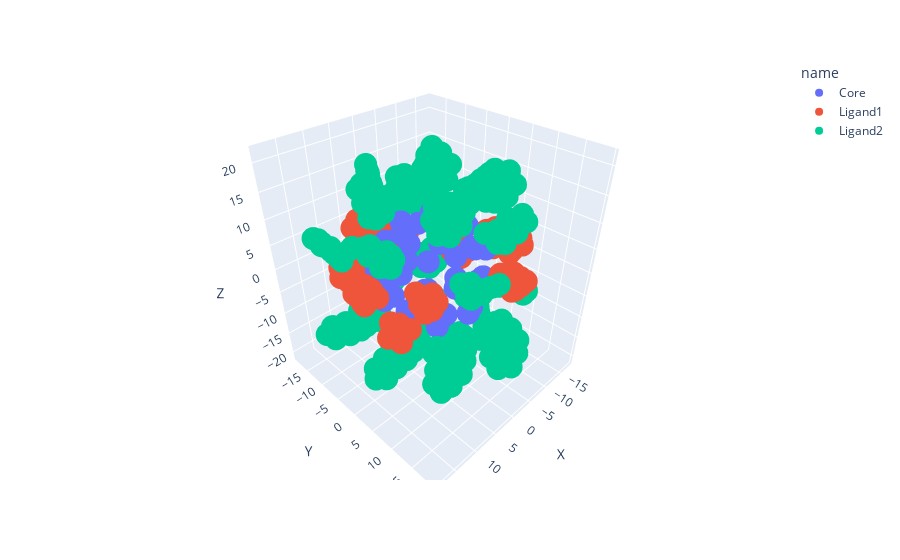

Write notebook code for a chart like this one.
### Code cell
# Generating Striped configuration 
StripedSphereList = GenerateCore(10, 40, 'Striped')
StripedLigandSmileStrings = ["SCCO[H]", "C1=C(C=CC=C1)CS[H]"]
StripedPandasNPDataframe = AttachLigands(StripedLigandSmileStrings, ['S0', 'S7'], ['O3', 'C4'], StripedSphereList, option = 'Striped')
fig = px.scatter_3d(StripedPandasNPDataframe, x='X', y='Y', z='Z', color='name')
fig.show()
